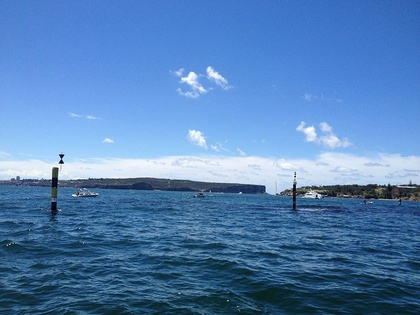
%> input picture stanford_cs131/HW0/HW0_out/buoys.jpg, 420 x 315 px, shrunk from 800 x 600 before the run
$ octave --eval "edgedetector;"   (GNU Octave 9; MATLAB toolbox functions it lacks are replaced by stand-ins)
%> lines starting %> are read from the running program, lines starting %| are printed output that depends on the picture
% This function calls the functions below and displays their results.
% You don't need to edit it.

function edgedetector()
	pkg load image;
    img = double(rgb2gray(imread('buoys.jpg')));
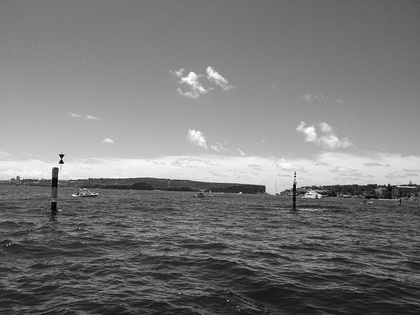
%> img: size 315x420 double; min 1, max 255, mean 121.3

    edges = DetectVerticalEdges(img);
    blurred_edges = BoxBlur(edges);

    figure('Name','Original Image')
    imshow(img, []);

    figure('Name','Edges')
    imshow(edges, []);

    figure('Name','Blurred Edges')
    imshow(blurred_edges, []);
end


% Returns a matrix containing the horizontal component of the gradient at every
% image location.
function edges = DetectVerticalEdges(img)
    % MATLAB images use matrix indices, so the order is (y,x), and the +y
    % direction is downward.
    width = size(img, 2);
%> width = 420
    height = size(img, 1);
%> height = 315

    %%%%%%%%%%%%%%%%%%%%%%%%%%%%%%%%%%%%%%%%%%%%%%%%%%%%%%%%%%%%%%%%%%%
    %%%%%%%%%% Your part (a) code here. You can accomplish part (a) with
    %%%%%%%%%% nested "for" loops, but an easier way is to use matrix
    %%%%%%%%%% indexing to make a matrix of the "left" pixels and a matrix
    %%%%%%%%%% of the "right" pixels, and subtract the two matrices.
    %%%%%%%%%% REMEMBER: left/right position is the SECOND index in MATLAB.

    edges = zeros(height, width-1);
	edges = uint8(255 - img(:, 2 : width) + img(:, 1 : (width - 1)));
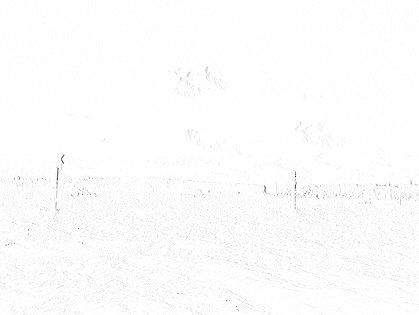
%> edges: size 315x419 uint8; min 60, max 255, mean 252.7
	%edges = uint8(img(:, 2 : width) - img(:, 1 : (width - 1)));

    %%%%%%%%%% End of your part (a) code.
end

% Applies a box blur to the input image and returns the result.
function blurred = BoxBlur(img)
    img = double(img);
%> img: size 315x419 double

    height = size(img, 1);
    width = size(img, 2);
%> width = 419
    n=5; % width of the blur
    blurred = zeros(height-(n-1),width-(n-1));
    % Loop through each pixel location in the result
    for y=1:height-(n-1)
        for x=1:width-(n-1)
            %%%%%%%%%%%%%%%%%%%%%%%%%%%%%%%%%%%%%%%%%%%%%%%%%%%%%%%
            %%%%%%% Your part (b) code here. Calculate blurred(y,x).
            blurred(y, x) = sum(sum(img(y : y + n - 1, x : x + n - 1)));
            %%%%%%% End of part (b) code
        end
    end
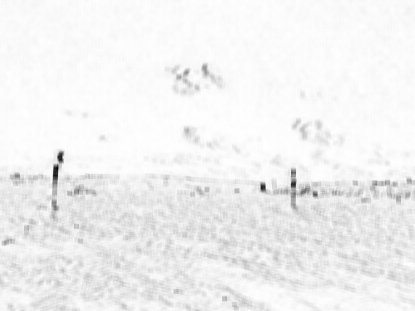
%> blurred: size 311x415 double; min 5255, max 6375, mean 6316.9; drawn with min black and max white

    % Usually we'll divide at the end so that we don't make the image
    % brighter:
    blurred = blurred / n^2;
end

$ run again, with stanford_cs131/HW0/HW0_out/flower.bmp saved as stanford_cs131/HW0/HW0_out/buoys.jpg
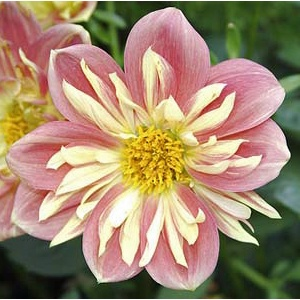
%> input picture stanford_cs131/HW0/HW0_out/flower.bmp, 300 x 300 px
%> after the loop in BoxBlur, `for y=1:height-(n-1)`:
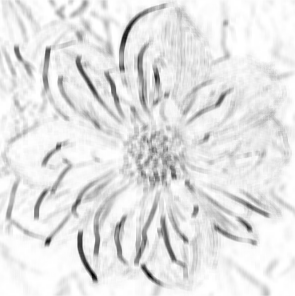
%> blurred: size 296x295 double; min 5272, max 6375, mean 6260.1; drawn with min black and max white
%> in BoxBlur, `blurred = blurred / n^2;`:
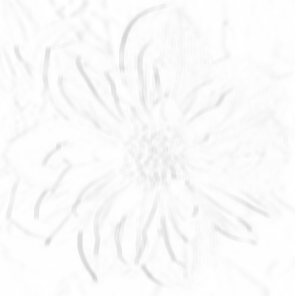
%> blurred: size 296x295 double; min 210.9, max 255, mean 250.4

$ run again, with stanford_cs131/HW0/HW0_out/gulfstream.png saved as stanford_cs131/HW0/HW0_out/buoys.jpg
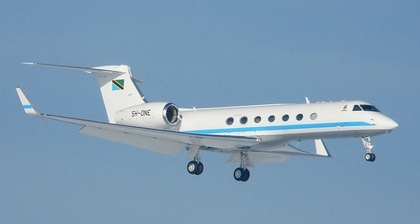
%> input picture stanford_cs131/HW0/HW0_out/gulfstream.png, 420 x 224 px, shrunk from 794 x 423 before the run
%> in edgedetector, `img = double(rgb2gray(imread('buoys.jpg')));`:
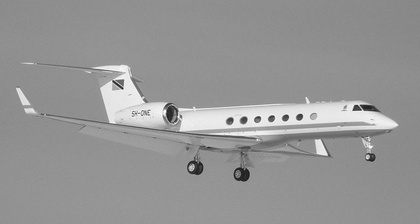
%> img: size 224x420 double; min 19, max 255, mean 149.5
%> after the loop in BoxBlur, `for y=1:height-(n-1)`:
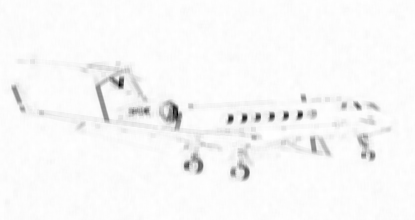
%> blurred: size 220x415 double; min 5363, max 6375, mean 6348.2; drawn with min black and max white
